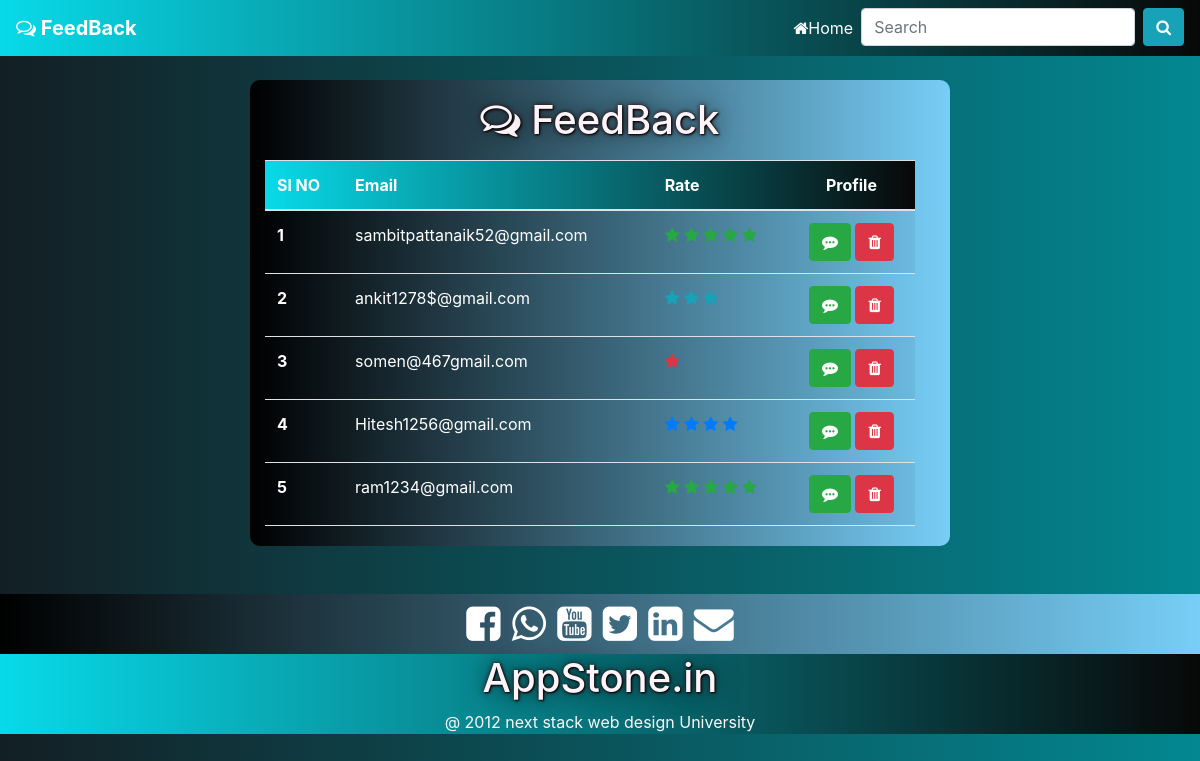
Page /Admin/FeedBack/View_Feedback.php (signed in) on the committed database.
### tables this page shows
CREATE TABLE `feedback` (
  `f_id` int(11) NOT NULL,
  `f_email` varchar(255) NOT NULL,
  `f_rate` varchar(255) NOT NULL,
  `f_massage` varchar(255) NOT NULL,
  `seen` varchar(255) NOT NULL
);

### Admin/FeedBack/View_Feedback.php (the view, shortened to what this page needs)
<!DOCTYPE html>
<html lang="en">
<head>
    <link rel="stylesheet" href="../../style/bootstrap.min.css">
    <link rel="stylesheet" href="https://stackpath.bootstrapcdn.com/font-awesome/4.7.0/css/font-awesome.min.css">
    <link rel="stylesheet" href="../style.css">
</head>
<body>
    <header>
      <nav class="navbar navbar-expand-lg navbar-dark bg-dark">
        <a class="navbar-brand text-capitalize" href="index.html"><b><i class="fa fa-comments-o" aria-hidden="true"></i>  FeedBack </b></a>
        <div class="collapse navbar-collapse" id="navbarSupportedContent">
          <ul class="navbar-nav ml-auto">
            <li class="nav-item active">
              <a class="nav-link" href="../Admin_start.php"><i class="fa fa-home" aria-hidden="true"></i>Home <span class="sr-only">(current)</span></a>
            </li>
            <li class="nav-item active">
                <form class="form-inline my-2 my-lg-0" action="" method="POST">
                    <input class="form-control mr-sm-2" type="text" name="feedback_search" placeholder="Search" aria-label="Search">
                    <button class="btn btn-info my-2 my-sm-0" type="submit" name="search"><i class="fa fa-search" aria-hidden="true"></i></button>
                </form>
            </li>
          </ul>
        </div>
      </nav>
   </header>
   <section>
        <div class="container-fluid">
            <div class="row">
                <div class="col-lg-7 col-md-12 col-12 mx-auto my-4" id="s_register">
                    <div class="my-3 text-center">
                        <h1><i class="fa fa-comments-o" aria-hidden="true"></i> FeedBack </h1>
                    </div>
                    <div id="scroll_question" class="mb-2">
                       <table class="table table-striped">
                            <thead class="bg-info text-white">
                                <tr>
                                <th scope="col">Sl NO</th>
                                <th scope="col">Email</th>
                                <th scope="col">Rate</th>
                                <th scope="col" class="text-center">Profile</th>
                                </tr>
                            </thead>
                            <tbody>
                                <?php
                                   if(isset($_SESSION['user_pass']))
                                   {
                                        $conn = new mysqli("localhost", "root", "", "question_bank_db");
                                        if(isset($_POST['search']))
                                        {
                                            $Serach_Bar = $_POST["feedback_search"];
                                            $sql = "SELECT * FROM feedback WHERE f_id='$Serach_Bar' OR f_email='$Serach_Bar' ORDER BY f_id DESC";
                                            $result = $conn->query($sql);
                                            $key = 0;
                                            if($result->num_rows > 0){
                                                while($row = $result->fetch_assoc()){
                                                    $key += 1;
                                                    echo "<tr>
                                                            <th scope='row'>".$key."</th>
                                                            <td class='25'>".$row['f_email']."</td>";
                                                            if($row['f_rate'] == "5"){
                                                                echo '<td>
                                                                        <i class="fa fa-star text-success" aria-hidden="true"></i>
                                                                        <i class="fa fa-star text-success" aria-hidden="true"></i>
                                                                        <i class="fa fa-star text-success" aria-hidden="true"></i>
                                                                        <i class="fa fa-star text-success" aria-hidden="true"></i>
                                                                        <i class="fa fa-star text-success" aria-hidden="true"></i>
                                                                      </td>';
                                                            }
                                                            else if($row['f_rate'] == "4"){
                                                                echo '<td>
                                                                        <i class="fa fa-star text-primary" aria-hidden="true"></i>
                                                                        <i class="fa fa-star text-primary" aria-hidden="true"></i>
                                                                        <i class="fa fa-star text-primary" aria-hidden="true"></i>
                                                                        <i class="fa fa-star text-primary" aria-hidden="true"></i>
                                                                      </td>';
                                                            }
                                                            else if($row['f_rate'] == "3"){
                                                                echo '<td>
                                                                        <i class="fa fa-star text-info" aria-hidden="true"></i>
                                                                        <i class="fa fa-star text-info" aria-hidden="true"></i>
                                                                        <i class="fa fa-star text-info" aria-hidden="true"></i>
                                                                      </td>';
                                                            }
                                                            else if($row['f_rate'] == "2"){
                                                                echo '<td>
                                                                        <i class="fa fa-star text-warning" aria-hidden="true"></i>
                                                                        <i class="fa fa-star text-warning" aria-hidden="true"></i>
                                                                      </td>';
                                                            }
                                                            else{
                                                                echo '<td>
                                                                        <i class="fa fa-star text-danger" aria-hidden="true"></i>
                                                                      </td>';
                                                            }
                                                     echo "<td class='text-center'>
                                                                <a type='button' class='btn btn-success' href='./Each_FeedBack.php?id=$row[f_id]' ><i class='fa fa-commenting' aria-hidden='true'></i></a>
                                                                <a type='button' class='btn btn-danger' onclick='return check()' href='./Delete.php?id=$row[f_id]' ><i class='fa fa-trash fa-1x' aria-hidden='true'></i></a>
                                                            </td>
                                                        </tr>";
                                                }
                                            }
                                            else{
                                                echo "
                                                        <tr>
                                                            <th scope='row'>0</th>
                                                            <td>No data found</td>
                                                            <td>No data found</td>
                                                            <td class='text-center'><button type='submit' name='DATA_SUBMIT' class='btn btn-danger'><i class='fa fa-eye fa-1x' aria-hidden='true'></i></td>
                                                        </tr>
                                                    ";
                                            }
                                        }
                                        else{
                                            $sql = "SELECT * FROM feedback WHERE 1 ORDER BY f_id DESC";
                                            $result = $conn->query($sql);
                                            $key = 0;
                                            if($result->num_rows > 0){
                                                while($row = $result->fetch_assoc()){
                                                    $key += 1;
                                                    echo "<tr>
                                                            <th scope='row'>".$key."</th>
                                                            <td class='25'>".$row['f_email']."</td>";
                                                            if($row['f_rate'] == "5"){
                                                                echo '<td>
                                                                        <i class="fa fa-star text-success" aria-hidden="true"></i>
                                                                        <i class="fa fa-star text-success" aria-hidden="true"></i>
                                                                        <i class="fa fa-star text-success" aria-hidden="true"></i>
                                                                        <i class="fa fa-star text-success" aria-hidden="true"></i>
                                                                        <i class="fa fa-star text-success" aria-hidden="true"></i>
                                                                      </td>';
                                                            }
                                                            else if($row['f_rate'] == "4"){
                                                                echo '<td>
                                                                        <i class="fa fa-star text-primary" aria-hidden="true"></i>
                                                                        <i class="fa fa-star text-primary" aria-hidden="true"></i>
                                                                        <i class="fa fa-star text-primary" aria-hidden="true"></i>
                                                                        <i class="fa fa-star text-primary" aria-hidden="true"></i>
                                                                      </td>';
                                                            }
                                                            else if($row['f_rate'] == "3"){
                                                                echo '<td>
                                                                        <i class="fa fa-star text-info" aria-hidden="true"></i>
                                                                        <i class="fa fa-star text-info" aria-hidden="true"></i>
                                                                        <i class="fa fa-star text-info" aria-hidden="true"></i>
                                                                      </td>';
                                                            }
                                                            else if($row['f_rate'] == "2"){
                                                                echo '<td>
                                                                        <i class="fa fa-star text-warning" aria-hidden="true"></i>
                                                                        <i class="fa fa-star text-warning" aria-hidden="true"></i>
                                                                      </td>';
                                                            }
                                                            else{
                                                                echo '<td>
                                                                        <i class="fa fa-star text-danger" aria-hidden="true"></i>
                                                                      </td>';
                                                            }
                                                     echo "<td class='text-center'>
                                                                <a type='button' class='btn btn-success' href='./Each_FeedBack.php?id=$row[f_id]' ><i class='fa fa-commenting' aria-hidden='true'></i></a>
                                                                <a type='button' class='btn btn-danger' onclick='return check()' href='./Delete.php?id=$row[f_id]' ><i class='fa fa-trash fa-1x' aria-hidden='true'></i></a>
                                                            </td>
                                                        </tr>";
                                                }
                                            }
                                        }
                                    }
                                    else{
                                        header("location:../Admin_login.html");
                                    }
                                ?>
                            </tbody>
                        </table>
                    </div>
                </div>
            </div>
        </div>
   </section>
    <section >
        <div class="container-fluid bg-secondary mt-4" style="font-size:40px;" id="footer1">
            <div class="row justify-content-lg-center" >
            <div class="col-lg-8 col-md-10 col-12 text-center">
                <i class="fa fa-facebook-square" aria-hidden="true"></i>
                <i class="fa fa-whatsapp" aria-hidden="true"></i>
                <i class="fa fa-youtube-square" aria-hidden="true"></i>
                <i class="fa fa-twitter-square" aria-hidden="true"></i>
                <i class="fa fa-linkedin-square" aria-hidden="true"></i>
                <i class="fa fa-envelope" aria-hidden="true"></i>
            </div>
            </div>
        </div>
    </section>
    <section>
        <div class="container-fluid bg-dark" id="footer2">
            <div class="row justify-content-lg-center">
            <div class="col-lg-6 col-md-6 col-12 text-center">
                <h1 class="text-center">AppStone.in</h1>
                <a class="text-light">@ 2012 next stack web design University</a>
            </div>
            </div>
        </div>
    </section>
</body>
</html>

### Admin/style.css (style rules this page uses)
body { background: linear-gradient(to right, #131f24 0%, #038791 100%); color: white; }
#s_register { background: linear-gradient(to right, #000000 0%,#77cef7 100%); color: #ffffff; border-radius: 10px; }
nav { background: linear-gradient(to right, #08dae9 0%,#080808 100%); }
h1 { color: #fcf4f9; text-shadow: 1px 1px 2px #000000, 0px 0px 25px #0c0c0cc4, 0px 0px 5px#330909; }
#scroll_question { overflow-y: scroll; height: 10cm; width: 97%; color: #ffffff; }
table td,th { color: #ffffff; }
thead { background: linear-gradient(to right, #08dae9 0%,#080808 100%); }
#footer1 { background: linear-gradient(to right, #000000 0%,#77cef7 100%); }
#footer2 { background: linear-gradient(to right, #08dae9 0%,#080808 100%); }

### Admin/FeedBack/View_Feedback.php (style rules this page uses)
#scroll_question { overflow-y: scroll; height: 10cm; width: 97%; }

### rows in the picture
feedback: f_email "sambitpattanaik52@gmail.com", f_rate "5" (drawn)
feedback: f_email "ankit1278$@gmail.com", f_rate "3" (drawn)
feedback: f_email "somen@467gmail.com"
feedback: f_email "Hitesh1256@gmail.com", f_rate "4" (drawn)
feedback: f_email "ram1234@gmail.com", f_rate "5" (drawn)
